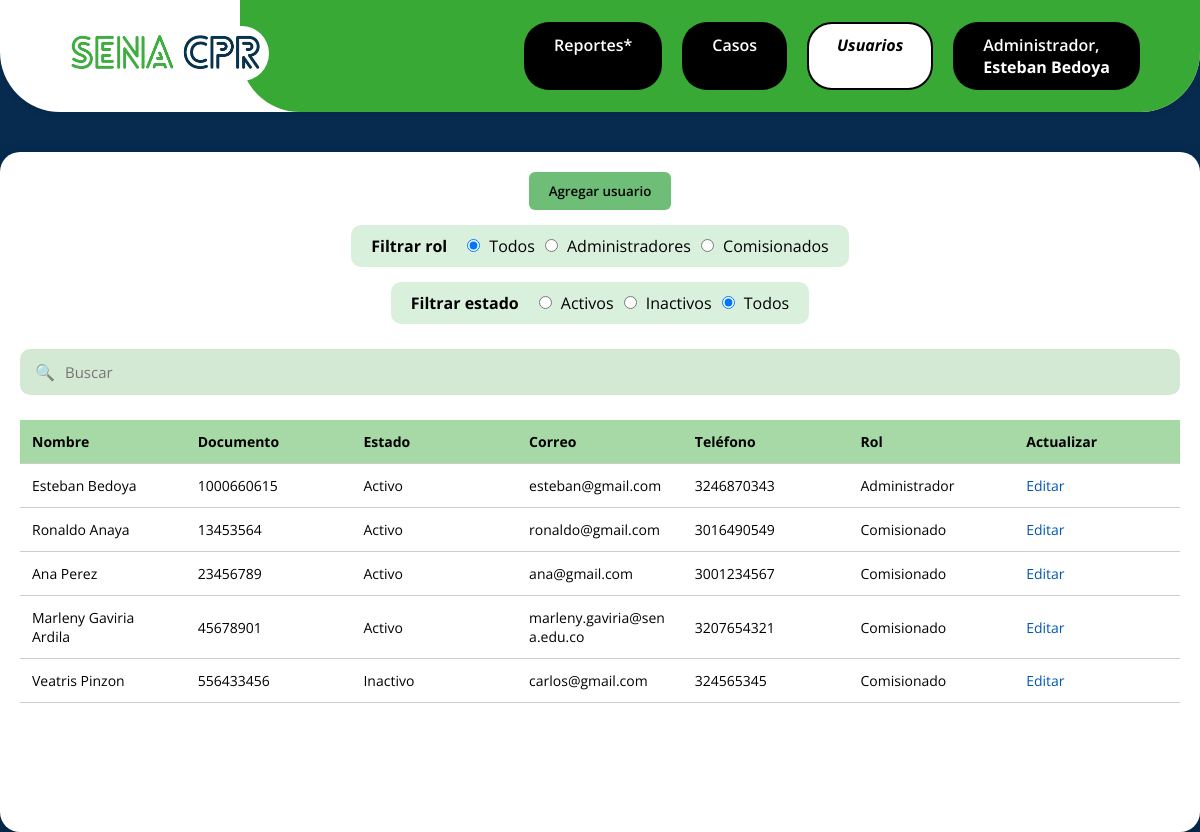
Page /public/usuarios.php (signed in) on the earlier database version.
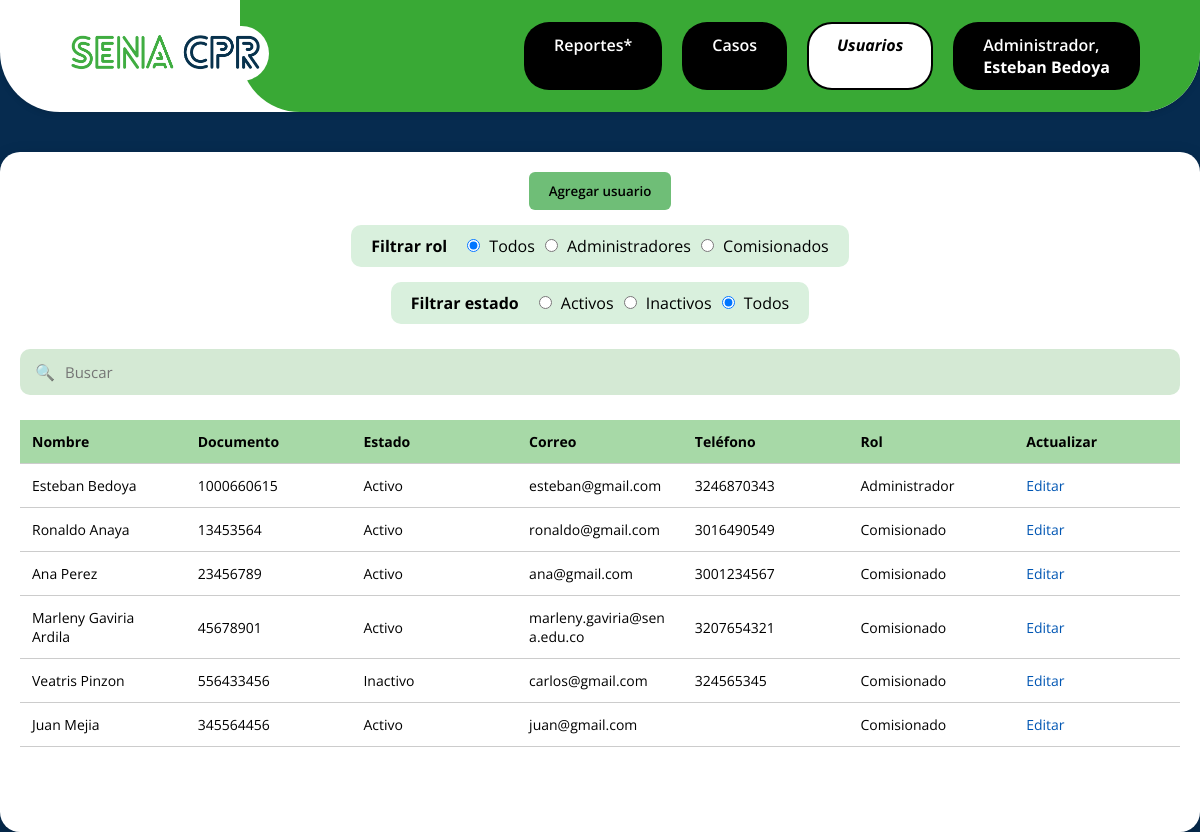
Same page on the later database version.
### tables this page shows
CREATE TABLE `usuarios` (
  `id` int(11) NOT NULL,
  `documento` varchar(20) NOT NULL,
  `username` varchar(50) NOT NULL,
  `password` varchar(255) NOT NULL,
  `rol` tinyint(4) NOT NULL CHECK (`rol` between 1 and 3),
  `estado` tinyint(1) NOT NULL DEFAULT 1,
  `correo` varchar(255) NOT NULL,
  `telefono` varchar(20) DEFAULT NULL,
  `remember_token` varchar(255) DEFAULT NULL,
  `creado_por` int(11) DEFAULT NULL,
  `fecha_creacion` datetime DEFAULT current_timestamp()
);

### app/controllers/UsuarioController.php (called while the page is built, shortened)
<?php
require_once __DIR__ . '/../models/User.php';
class UsuarioController
{
    public function index()
    {
        $filtro_estado = $_GET['filtro_estado'] ?? 'todos';
        $filtro_rol    = $_GET['filtro_rol'] ?? 'todos';
        $usuarios = User::filtrar($filtro_estado, $filtro_rol);
        include __DIR__ . '/../views/admin/usuarios.php';
    }
}

### public/usuarios.php (called while the page is built, shortened)
<?php
require_once __DIR__ . '/../app/controllers/UsuarioController.php';
$controller = new UsuarioController();
$action = $_GET['action'] ?? 'index';
$controller->$action();

### app/models/User.php (called while the page is built, shortened)
<?php
require_once __DIR__ . '/../../config/db.php';
class User
{
    public static function filtrar($estado, $rol)
{
    global $pdo;
    $sql = "SELECT * FROM usuarios WHERE 1 = 1";
    $params = [];
    $sql .= " AND NOT (username = ? AND documento = ?)";
    $params[] = 'Sistema';
    $params[] = 'SYSTEM-000';
    $stmt = $pdo->prepare($sql);
    $stmt->execute($params);
    return $stmt->fetchAll(PDO::FETCH_ASSOC);
}
}

### app/views/admin/usuarios.php (the view, shortened to what the changed rows need)
<!DOCTYPE html>
<html lang="es">
<head>
    <link rel="stylesheet" href="/project-cpr/public/assets/css/globals/base.css">
    <link rel="stylesheet" href="/project-cpr/public/assets/css/administrador/usuarios.css">
</head>
<body class="private">
    <?php include __DIR__ . '/../components/header_administrador.php'; ?>
    <div class="main-content">
        <div class="usuarios-container">
            <table class="tabla-usuarios">
                <thead>
                    <tr>
                        <th>Nombre</th>
                        <th>Documento</th>
                        <th>Estado</th>
                        <th>Correo</th>
                        <th>Teléfono</th>
                        <th>Rol</th>
                        <th>Actualizar</th>
                    </tr>
                </thead>
                <tbody>
                    <?php foreach ($usuarios as $usuario): ?>
                        <tr>
                            <td><?= htmlspecialchars($usuario['username']) ?></td>
                            <td><?= htmlspecialchars($usuario['documento']) ?></td>
                            <td><?= $usuario['estado'] == 1 ? 'Activo' : 'Inactivo' ?></td>
                            <td><?= htmlspecialchars($usuario['correo']) ?></td>
                            <td><?= htmlspecialchars($usuario['telefono']) ?></td>
                            <td>
                                <?php
                                switch ($usuario['rol']) {
                                    case 1:
                                        echo 'Administrador';
                                        break;
                                    case 2:
                                        echo 'Comisionado';
                                        break;
                                }
                                ?>
                            </td>
                            <td class="acciones">
                                <span class="editar" onclick="abrirModalEditar(
                                '<?= $usuario['id'] ?>',
                                '<?= addslashes($usuario['username']) ?>',
                                '<?= addslashes($usuario['documento']) ?>',
                                '<?= $usuario['rol'] ?>',
                                '<?= addslashes($usuario['correo']) ?>',
                                '<?= $usuario['telefono'] ?>',
                                '<?= $usuario['estado'] ?>'
                            )">Editar</span>
                            </td>
                        </tr>
                    <?php endforeach; ?>
                </tbody>
            </table>
        </div>
    </div>
</body>
</html>

Differences in the rows shown:
added usuarios: username "Juan Mejia", documento "345564456", estado "Activo", correo "juan@gmail.com", rol "Comisionado"
